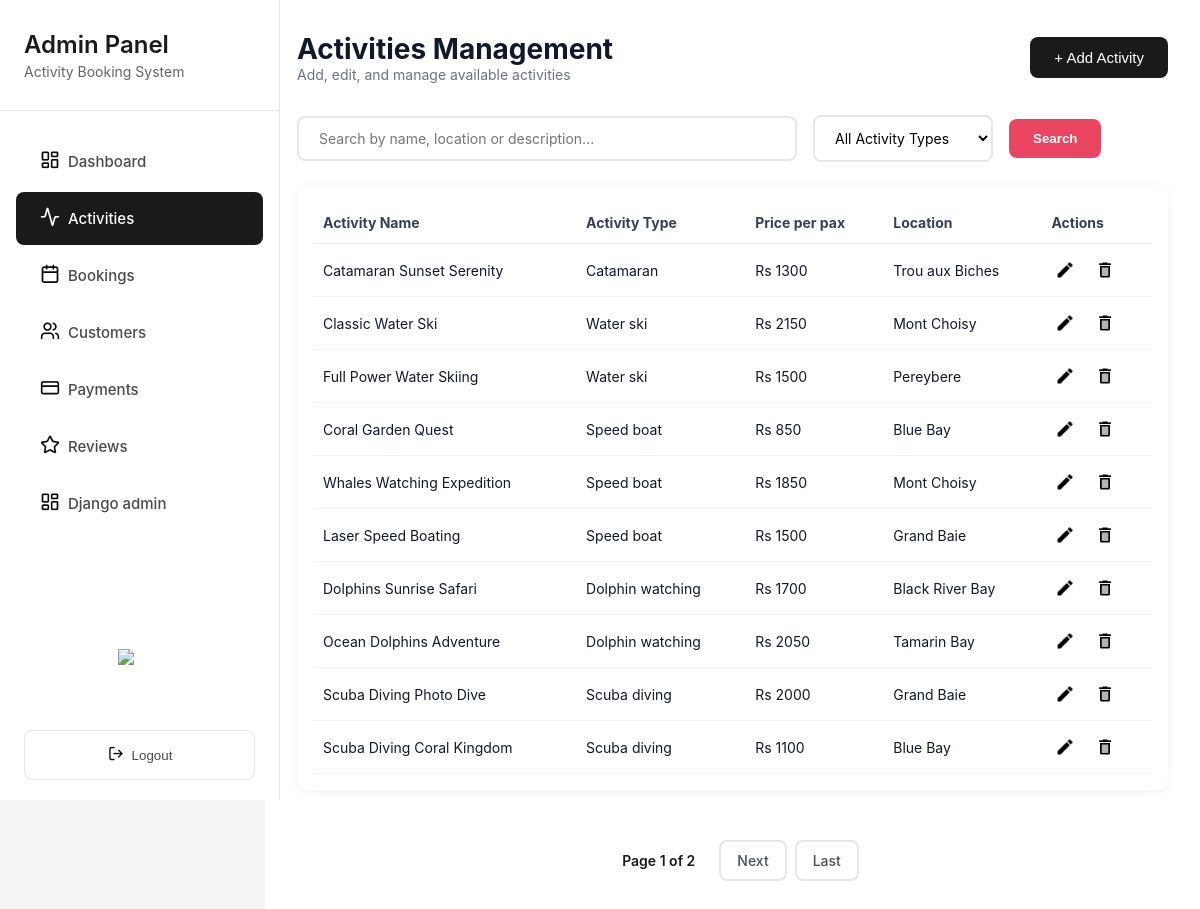
The page /grandblue/admin/activities/ (signed in) on the database its author committed.
### merger/models.py (models this page shows, shortened)
class Activity(models.Model):
    ACTIVITY_TYPES = [
        ("Catamaran", "Catamaran"),
        ("Scuba diving", "Scuba diving"),
        ("Dolphin watching", "Dolphin watching"),
        ("Water ski", "Water ski"),
        ("Speed boat", "Speed boat"),
    ]
    name = models.CharField(max_length=255)
    activity_type = models.CharField(max_length=120, blank=True, choices=ACTIVITY_TYPES)
    description = models.TextField()
    base_price = models.PositiveIntegerField(help_text="Price per pax (Rs)")
    location = models.CharField(max_length=120, blank=True)
    latitude = models.FloatField(null=True, blank=True)
    longitude = models.FloatField(null=True, blank=True)
    duration = models.CharField(max_length=60, blank=True)
    max_participants = models.PositiveIntegerField()
    created_at = models.DateTimeField(auto_now_add=True)
    activity_rules = models.TextField(blank=True, help_text="One rule per line")
    safety_equipment = models.TextField(blank=True, help_text="One item per line")
    cancellation_policy = models.TextField(blank=True, help_text="One policy per line")
    map_embed_url = models.TextField(blank=True)
    map_location_description = models.TextField(blank=True)
    class Meta:
        ordering = ["name"]
        indexes = [
            models.Index(fields=["name"]),
            models.Index(fields=["activity_type"]),
            models.Index(fields=["location"]),
        ]
        verbose_name = "Activity"
        verbose_name_plural = "Activities"

### merger/shared_views.py (the view)
# urls.py: path('admin/activities/', ActivitiesPageView.as_view(), name='activities'),
class ActivitiesPageView(LoginRequiredMixin, StaffRequiredMixin, ListView):
    model = Activity
    template_name = 'admin_activity.html'
    context_object_name = 'activities'
    paginate_by = 10
    def get_queryset(self):
        queryset = Activity.objects.prefetch_related('images').order_by('-created_at')
        activity_type = self.request.GET.get('activity_type')
        if activity_type and activity_type != 'all':
            queryset = queryset.filter(activity_type=activity_type)
        search = self.request.GET.get('search')
        if search:
            queryset = queryset.filter(
                Q(name__icontains=search) |
                Q(location__icontains=search) |
                Q(description__icontains=search)
            )
        return queryset
    def get_context_data(self, **kwargs):
        context = super().get_context_data(**kwargs)
        context['active_class'] = 'activities'
        context['current_activity_type'] = self.request.GET.get('activity_type', 'all')
        context['current_search'] = self.request.GET.get('search', '')
        return context

### merger/shared_views.py (called while the page is built)
    def test_func(self):
        return self.request.user.is_staff

### merger/templates/admin_activity.html (shortened to what this page needs)
{% extends 'admin_sidebar.html' %}
{% load static %}
{% block extra_css %}
<link rel="stylesheet" href="{% static 'css/admin_activity.css' %}">
{% endblock %}
{% block content %}
<header class="content-header">
  <div class="header-left">
    <div class="header-text">
      <h2>Activities Management</h2>
      <p>Add, edit, and manage available activities</p>
    </div>
  </div>
  <button class="add-activity-btn">+ Add Activity</button>
</header>
<form method="get" action="" id="filterForm" onsubmit="return true;">
<div class="filter-bar">
  <div class="search-box">
    <input type="text" name="search" id="searchInput" placeholder="Search by name, location or description..." value="{{ current_search }}">
  </div>
  <div class="filter-dropdown">
    <select class="dropdown-select" name="activity_type" id="activityTypeFilter" onchange="document.getElementById('filterForm').submit()">
      <option value="all" {% if current_activity_type == 'all' %}selected{% endif %}>All Activity Types</option>
    </select>
  </div>
  <button type="submit" class="filter-submit-btn">Search</button>
</div>
</form>
<div class="table-container">
  <table>
    <thead>
      <tr>
        <th>Activity Name</th>
        <th>Activity Type</th>
        <th>Price per pax</th>
        <th>Location</th>
        <th>Actions</th>
      </tr>
    </thead>
    <tbody>
      {% for activity in activities %}
        <tr
          data-activity-id="{{ activity.id }}"
          data-activity-name="{{ activity.name }}"
          data-activity-type="{{ activity.activity_type }}"
          data-activity-location="{{ activity.location }}"
          data-activity-description="{{ activity.description }}"
          data-activity-price="{{ activity.base_price }}"
          data-activity-duration="{{ activity.duration }}"
          data-activity-max-participants="{{ activity.max_participants }}"
          data-activity-rules="{{ activity.activity_rules|default_if_none:'' }}"
          data-activity-safety="{{ activity.safety_equipment|default_if_none:'' }}"
          data-activity-cancel="{{ activity.cancellation_policy|default_if_none:'' }}"
          data-activity-map-url="{{ activity.map_embed_url|default_if_none:'' }}"
          data-activity-map-desc="{{ activity.map_location_description|default_if_none:''|escapejs }}"
          data-activity-highlights='[
            {% for h in activity.highlights.all %}
              {"id":"{{ h.id }}","title":"{{ h.icon_title|escapejs }}","description":"{{ h.icon_description|escapejs }}","image":"{{ h.icon_image.url|default:'' }}"}
              {% if not forloop.last %},{% endif %}
            {% endfor %}
          ]'
          data-activity-images='[
            {% for img in activity.images.all %}
              {"id":"{{ img.id }}","url":"{{ img.image.url }}"}
              {% if not forloop.last %},{% endif %}
            {% endfor %}
          ]'
          style="--i: {{ forloop.counter }};"
        >
          <td class="activity-name">{{ activity.name }}</td>
          <td class="activity-type">{{ activity.activity_type }}</td>
          <td class="activity-price">Rs {{ activity.base_price }}</td>
          <td class="activity-location">{{ activity.location }}</td>
          <td>
            <div class="action-icons">
              <button type="button" class="action-btn edit-btn" title="Edit">
                <img src="{% static 'images/edit.png' %}" alt="Edit">
              </button>
              <form method="POST"
                    action="{% url 'delete_activity' activity.id %}"
                    class="delete-form"
                    style="display:inline;">
                <button type="button" class="action-btn delete-btn" title="Delete">
                  <img src="{% static 'images/delete.png' %}" alt="Delete">
                </button>
              </form>
            </div>
          </td>
        </tr>
      {% empty %}
        <tr>
          <td colspan="5" style="text-align:center;">No activities found.</td>
        </tr>
      {% endfor %}
    </tbody>
  </table>
</div>
{% if is_paginated %}
<div class="pagination">
  <span class="page-current">
    Page {{ page_obj.number }} of {{ page_obj.paginator.num_pages }}
  </span>
  {% if page_obj.has_next %}
    <a href="?page={{ page_obj.next_page_number }}{% if current_activity_type != 'all' %}&activity_type={{ current_activity_type }}{% endif %}{% if current_search %}&search={{ current_search }}{% endif %}" class="page-link">Next</a>
    <a href="?page={{ page_obj.paginator.num_pages }}{% if current_activity_type != 'all' %}&activity_type={{ current_activity_type }}{% endif %}{% if current_search %}&search={{ current_search }}{% endif %}" class="page-link">Last</a>
  {% endif %}
</div>
{% endif %}
{% endblock %}

### merger/static/css/dark_mode.css (style rules this page uses)
:root { --bg-primary: #ffffff; --bg-secondary: #f8f9fa; --bg-tertiary: #e9ecef; --text-primary: #000000; --text-secondary: #333333; --text-muted: #666666; --border-color: #dee2e6; --card-bg: #ffffff; --input-bg: #ffffff; --shadow-color: rgba(0, 0, 0, 0.1); }

### merger/static/css/admin_sidebar.css (style rules this page uses)
* { margin: 0; padding: 0; box-sizing: border-box; }
body { font-family: -apple-system, BlinkMacSystemFont, 'Segoe UI', Roboto, Oxygen, Ubuntu, Cantarell, sans-serif; background-color: #f5f5f5; display: flex; min-height: 100vh; }

### merger/static/css/admin_activity.css (style rules this page uses)
.content-header { margin-bottom: 32px; display: flex; align-items: center; justify-content: space-between; }
.header-text h2 { font-size: 28px; font-weight: 700; color: #111827; }
.header-text p { font-size: 14px; color: #6b7280; }
.filter-bar { display: flex; gap: 16px; margin-bottom: 24px; align-items: center; }
.search-box { flex: 1; max-width: 500px; }
.search-box input { width: 100%; padding: 12px 20px; border: 2px solid #e5e7eb; border-radius: 8px; font-size: 14px; transition: all 0.3s ease; }
.filter-dropdown { position: relative; }
.dropdown-select { padding: 12px 16px; border: 2px solid #e5e7eb; border-radius: 8px; background: white; font-size: 14px; cursor: pointer; transition: all 0.3s ease; min-width: 180px; }
.filter-submit-btn { padding: 12px 24px; background: #e94560; color: white; border: none; border-radius: 8px; font-weight: 600; cursor: pointer; transition: all 0.3s ease; }
.add-activity-btn { background-color: #1a1a1a; color: white; border: none; padding: 12px 24px; border-radius: 8px; font-size: 15px; cursor: pointer; transition: 0.2s ease; }
.table-container { background: #fff; border-radius: 12px; padding: 16px; box-shadow: 0 2px 12px rgba(0,0,0,0.06); }
table { width: 100%; border-collapse: collapse; }
thead th { text-align: left; font-size: 14px; color: #374151; padding: 12px 10px; border-bottom: 1px solid #eee; }
tbody td { padding: 12px 10px; border-bottom: 1px solid #f2f2f2; font-size: 14px; color: #111827; }
tbody tr { animation: rowFadeIn .25s ease both; animation-delay: calc(var(--i) * 40ms); }
.action-icons { display: flex; gap: 12px; justify-content: left; align-items: center; }
.action-btn { background: none; border: none; cursor: pointer; transition: transform 0.2s ease; padding: 4px; display: flex; align-items: center; justify-content: center; }
.action-btn img { width: 20px; height: 20px; display: block; }
input, textarea, select { border: 1px solid #d1d5db; border-radius: 8px; padding: 10px 12px; font-size: 14px; background-color: #ffffff; transition: all 0.2s ease; font-family: inherit; }
.pagination { display: flex; justify-content: center; align-items: center; gap: 8px; margin-top: 30px; padding: 20px 0; }
.page-link { padding: 10px 16px; border: 2px solid #e5e7eb; border-radius: 8px; background: white; color: #495057; text-decoration: none; font-weight: 500; font-size: 14px; transition: all 0.3s ease; cursor: pointer; min-width: 45px; text-align: center; }
.page-current { padding: 10px 16px; font-weight: 600; color: #1a1a1a; font-size: 14px; }

### rows shown on the page
Activity: name "Catamaran Sunset Serenity", activity_type "Catamaran", base_price "1300", location "Trou aux Biches"
Activity: name "Classic Water Ski", activity_type "Water ski", base_price "2150", location "Mont Choisy"
Activity: name "Full Power Water Skiing", activity_type "Water ski", base_price "1500", location "Pereybere"
Activity: name "Coral Garden Quest", activity_type "Speed boat", base_price "850", location "Blue Bay"
Activity: name "Whales Watching Expedition", activity_type "Speed boat", base_price "1850", location "Mont Choisy"
Activity: name "Laser Speed Boating", activity_type "Speed boat", base_price "1500", location "Grand Baie"
Activity: name "Dolphins Sunrise Safari", activity_type "Dolphin watching", base_price "1700", location "Black River Bay"
Activity: name "Ocean Dolphins Adventure", activity_type "Dolphin watching", base_price "2050", location "Tamarin Bay"
Activity: name "Scuba Diving Photo Dive", activity_type "Scuba diving", base_price "2000", location "Grand Baie"
Activity: name "Scuba Diving Coral Kingdom", activity_type "Scuba diving", base_price "1100", location "Blue Bay"

### other values the page prints
{{ page_obj.number }} "1"
{{ page_obj.paginator.num_pages }} "2"
